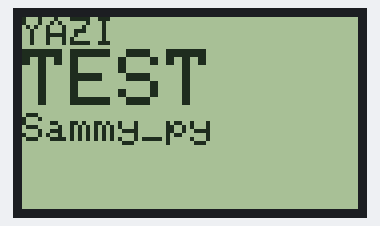
Recording of a sketch running on a simulated ESP8266 (Wemos D1 mini). Shown: 84×48 one-colour display.

Above: at 0.1 s.

The sketch:

Nokia_5110_ESP.ino
```cpp
#include <SPI.h>
#include <Adafruit_GFX.h>
#include <Adafruit_PCD8544.h>

Adafruit_PCD8544 display = Adafruit_PCD8544(D5, D7, D6, D1, D2); // WEMOS D1 MİNİ ve NodeMCU için geçerli

void setup() {
  display.begin();                //NOKIA 5110 BAŞLATMA

  display.clearDisplay();       //  Ekran temizleme
  display.setRotation(0);      //0  DERECE DÖNÜŞ YÖNÜ
  //display.setRotation(1);   //90  DERECE DÖNÜŞ YÖNÜ
  //display.setRotation(2);  //180  DERECE DÖNÜŞ YÖNÜ
  //display.setRotation(3); //270   DERECE DÖNÜŞ YÖNÜ

  display.setTextColor(BLACK, WHITE); //Yazı rengini ayarlama SAADECE BLACK de yazabilrsin ÖR: WHITE,BLACK

}

void loop() {
  display.setContrast(45);       // EKRAN KOYULUĞUNU AYARLAR
  display.setCursor(0, 0);          // Yazının lcd'de yazılacağı başlangıç noktası = (0,0): sıfırıncı satır, sıfırıncı sütün, (0,1): birinci satır sıfırıncı sütun
  display.setTextSize(1);          //1,2, 3, 4, 5 ... yazılabilir. Bu komut yazı boyutunun büyüklüğünü belirlemektedir.
  display.println("YAZI");
  display.setTextSize(2);
  display.println("TEST");
  display.display();
  display.setTextSize(1);
  display.println("Sammy_py");
  display.display();
}
```
